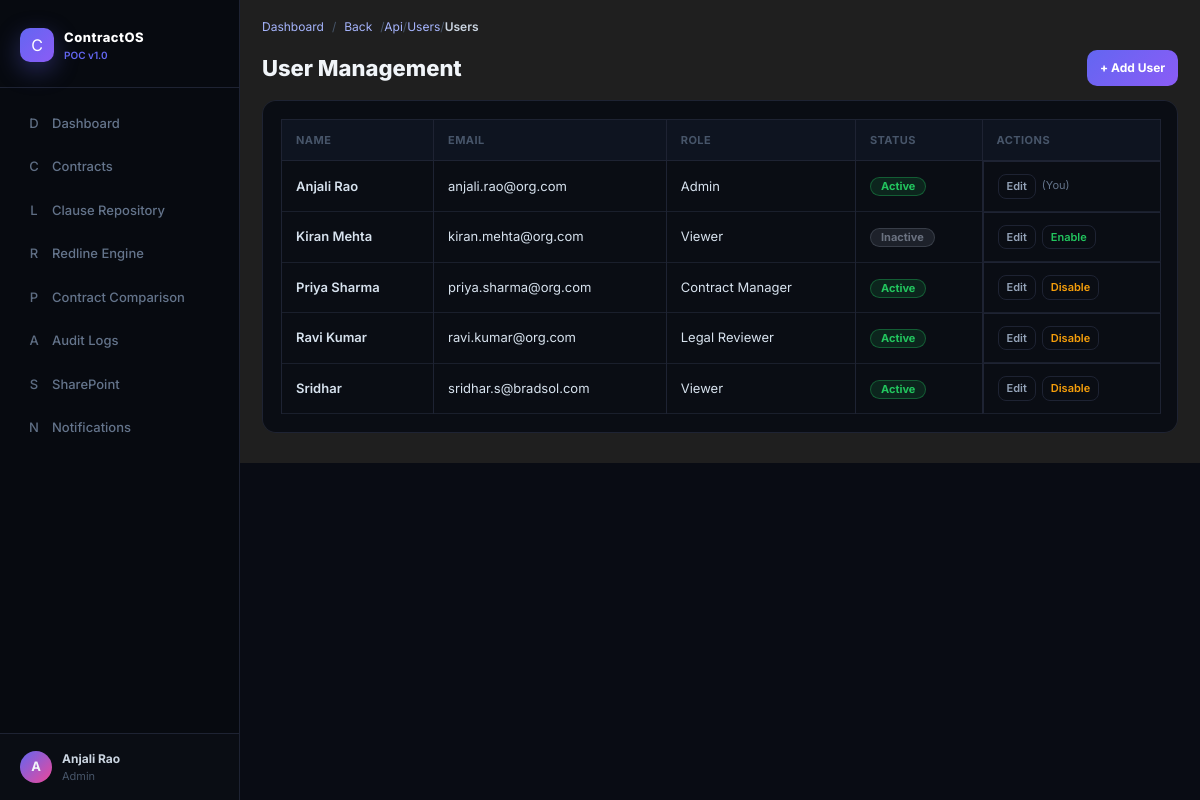
Screenshot of /api/users/users/ (signed in) with the database file from the repository.
### users/models.py (models this page shows, shortened)
class User(AbstractUser):
    ROLE_CHOICES = [
        ('Admin', 'Admin'),
        ('Contract Manager', 'Contract Manager'),
        ('Legal Reviewer', 'Legal Reviewer'),
        ('Viewer', 'Viewer'),
    ]
    STATUS_CHOICES = [
        ('Active', 'Active'),
        ('Inactive', 'Inactive'),
    ]
    name = models.CharField(max_length=255)
    email = models.EmailField(unique=True)
    role = models.CharField(max_length=32, choices=ROLE_CHOICES, default='Viewer')
    status = models.CharField(max_length=8, choices=STATUS_CHOICES, default='Active')
    USERNAME_FIELD = 'email'
    REQUIRED_FIELDS = ['username', 'name']

### users/views.py (the view)
# urls.py: path('users/', user_list, name='user_list'),
@login_required
def user_list(request):
    if not _has_user_admin_access(request.user):
        return HttpResponseForbidden('Only Admin users can manage users.')
    users = User.objects.all().order_by('name')
    return render(request, 'users/user_list.html', {'users': users, 'active_nav': 'users'})

### users/views.py (called while the page is built)
def _has_user_admin_access(user):
    return bool(user.is_superuser or user.role == 'Admin')

### templates/users/user_list.html (shortened to what this page needs)
{% extends 'base.html' %}
{% block content %}
<div class="toolbar">
    <h1 style="margin:0;font-size:22px;font-weight:800;color:var(--text-main);">User Management</h1>
    <a class="quick-action" href="/register/" style="text-decoration:none;">+ Add User</a>
</div>
<div class="card table-wrap">
    <table class="app-table">
        <thead>
            <tr>
                <th>Name</th>
                <th>Email</th>
                <th>Role</th>
                <th>Status</th>
                <th>Actions</th>
            </tr>
        </thead>
        <tbody>
            {% for user_obj in users %}
            <tr>
                <td style="font-weight:600;">{{ user_obj.name }}</td>
                <td>{{ user_obj.email }}</td>
                <td>{{ user_obj.role }}</td>
                <td><span class="badge badge-status-{{ user_obj.status|lower }}">{{ user_obj.status }}</span></td>
                <td style="display:flex;gap:6px;flex-wrap:wrap;">
                    <a class="pill-btn" href="/users/{{ user_obj.pk }}/edit/" style="text-decoration:none;font-size:11px;padding:3px 8px;">Edit</a>
                    {% if user_obj.pk != request.user.pk %}
                    <form method="post" action="/users/{{ user_obj.pk }}/toggle-status/" style="display:inline;">
                        {% if user_obj.status == 'Active' %}
                        <button type="submit" class="pill-btn" style="color:#f59e0b;font-size:11px;padding:3px 8px;">Disable</button>
                        {% else %}
                        <button type="submit" class="pill-btn" style="color:#22c55e;font-size:11px;padding:3px 8px;">Enable</button>
                        {% endif %}
                    </form>
                    {% else %}
                    <span class="subline" style="font-size:11px;padding:3px 0;">(You)</span>
                    {% endif %}
                </td>
            </tr>
            {% empty %}
            <tr><td colspan="5" class="panel-note">No users found.</td></tr>
            {% endfor %}
        </tbody>
    </table>
</div>
{% endblock %}

### templates/base.html (shortened to what this page needs)
{% load static %}
<!DOCTYPE html>
<html lang="en" data-theme="dark">
<head>
    <link href="https://cdn.jsdelivr.net/npm/bootstrap@5.3.3/dist/css/bootstrap.min.css" rel="stylesheet">
    <link rel="stylesheet" href="{% static 'css/theme.css' %}?v=20260520b">
</head>
<body class="app-body">
<div class="app-shell">
    <aside id="appSidebar" class="app-sidebar">
        <div class="brand-wrap">
            <div class="brand-row">
                <div class="brand-mark">C</div>
                <div>
                    <div class="brand-title">ContractOS</div>
                    <div class="brand-sub">POC v1.0</div>
                </div>
            </div>
        </div>
        <nav class="side-nav">
            <a class="nav-link {% if active_nav == 'dashboard' %}active{% endif %}" href="{% url 'dashboard' %}">
                <span class="nav-icon">D</span>Dashboard
            </a>
            <a class="nav-link {% if active_nav == 'contracts' %}active{% endif %}" href="{% url 'contract_list' %}">
                <span class="nav-icon">C</span>Contracts
            </a>
            <a class="nav-link {% if active_nav == 'clauses' %}active{% endif %}" href="{% url 'clause_list_web' %}">
                <span class="nav-icon">L</span>Clause Repository
            </a>
            <a class="nav-link {% if active_nav == 'redline' %}active{% endif %}" href="{% url 'redline_recommendations' %}">
                <span class="nav-icon">R</span>Redline Engine
            </a>
            <a class="nav-link {% if active_nav == 'comparison' %}active{% endif %}" href="{% url 'contract_comparisons' %}">
                <span class="nav-icon">P</span>Contract Comparison
            </a>
            <a class="nav-link {% if active_nav == 'audit' %}active{% endif %}" href="{% url 'audit_log_list_web' %}">
                <span class="nav-icon">A</span>Audit Logs
            </a>
            <a class="nav-link {% if active_nav == 'sharepoint' %}active{% endif %}" href="{% url 'sharepoint_config_web' %}">
                <span class="nav-icon">S</span>SharePoint
            </a>
            <a class="nav-link {% if active_nav == 'notifications' %}active{% endif %}" href="{% url 'notifications' %}">
                <span class="nav-icon">N</span>Notifications
            </a>
        </nav>
        <div class="user-tile">
            <div class="user-avatar">
                {{ request.user.name|default:request.user.username|slice:':1'|upper }}
            </div>
            <div>
                <div class="user-name">
                    {{ request.user.name|default:request.user.username }}
                </div>
                <div class="user-role">
                    {{ request.user.role|default:'User' }}
                </div>
            </div>
        </div>
    </aside>
    <main class="main-wrap">
        <nav class="app-breadcrumbs" aria-label="Breadcrumb">
            <a class="crumb-home" href="{% url 'dashboard' %}">
                Dashboard
            </a>
            <span class="crumb-sep">/</span>
            <button type="button"
                    class="crumb-back"
                    onclick="window.history.back();">
                Back
            </button>
            <span id="dynamicBreadcrumbTrail"></span>
        </nav>
        {% block content %}
        {% endblock %}
    </main>
</div>
</body>
</html>

### templates/base.html (style rules this page uses)
html[data-theme="dark"] { --bg-main: #090c14; --bg-sidebar: #070a10; --bg-card: #0a0d14; --bg-card-soft: #0e1420; --border: #1e2333; --text-main: #f1f5f9; --text-soft: #94a3b8; }
body.app-body { background: var(--bg-main); color: var(--text-main); transition: all 0.3s ease; }
.app-sidebar { background: var(--bg-sidebar) !important; }
.card, .stat-card, .kv-card, .topbar, .table-wrap, .search-shell, .user-tile { background: var(--bg-card) !important; color: var(--text-main) !important; border-color: var(--border) !important; }
:root { --bg-color: #ffffff; --text-color: #111111; --card-color: #f5f5f5; }
[data-theme="dark"] { --bg-color: #121212; --text-color: #ffffff; --card-color: #1f1f1f; }
body { background-color: var(--bg-color); color: var(--text-color); transition: background-color 0.3s ease, color 0.3s ease; }
.app-sidebar, .topbar, .main-wrap, .user-tile { background-color: var(--card-color); color: var(--text-color); transition: background-color 0.3s ease, color 0.3s ease; }

### rows the page displays
User: user.name "A", user.name "Anjali Rao", user.role "Admin", name "Anjali Rao", email "anjali.rao@org.com", role "Admin", status "Active", shows "(You)"
User: name "Kiran Mehta", email "kiran.mehta@org.com", role "Viewer", status "Inactive", shows "Enable"
User: name "Priya Sharma", email "priya.sharma@org.com", role "Contract Manager", status "Active", shows "Disable"
User: name "Ravi Kumar", email "ravi.kumar@org.com", role "Legal Reviewer", status "Active", shows "Disable"
User: name "Sridhar", email "sridhar.s@bradsol.com", role "Viewer", status "Active", shows "Disable"
